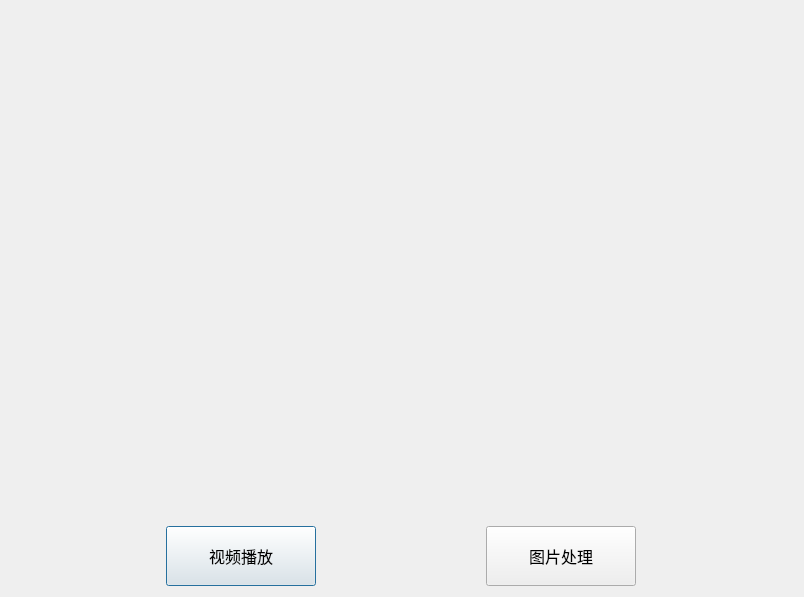
<?xml version="1.0" encoding="UTF-8"?>
<ui version="4.0">
 <class>ChoosePage</class>
 <widget class="QDialog" name="ChoosePage">
  <property name="geometry">
   <rect>
    <x>0</x>
    <y>0</y>
    <width>804</width>
    <height>597</height>
   </rect>
  </property>
  <property name="windowTitle">
   <string>Dialog</string>
  </property>
  <property name="styleSheet">
   <string notr="true"/>
  </property>
  <layout class="QGridLayout" name="myvbox">
   <property name="leftMargin">
    <number>1</number>
   </property>
   <property name="topMargin">
    <number>1</number>
   </property>
   <property name="rightMargin">
    <number>1</number>
   </property>
   <property name="bottomMargin">
    <number>1</number>
   </property>
   <property name="spacing">
    <number>1</number>
   </property>
   <item row="0" column="0">
    <layout class="QVBoxLayout" name="verticalLayout">
     <item>
      <widget class="QWidget" name="widget" native="true">
       <layout class="QVBoxLayout" name="verticalLayout_2">
        <item>
         <widget class="QLabel" name="label_ggboned">
          <property name="styleSheet">
           <string notr="true"/>
          </property>
          <property name="text">
           <string/>
          </property>
          <property name="alignment">
           <set>Qt::AlignCenter</set>
          </property>
         </widget>
        </item>
       </layout>
      </widget>
     </item>
     <item>
      <widget class="QWidget" name="widget_2" native="true">
       <property name="maximumSize">
        <size>
         <width>16777215</width>
         <height>80</height>
        </size>
       </property>
       <layout class="QHBoxLayout" name="horizontalLayout">
        <property name="leftMargin">
         <number>1</number>
        </property>
        <property name="topMargin">
         <number>1</number>
        </property>
        <property name="rightMargin">
         <number>1</number>
        </property>
        <property name="bottomMargin">
         <number>1</number>
        </property>
        <item>
         <widget class="QPushButton" name="btn_VideoChange">
          <property name="minimumSize">
           <size>
            <width>150</width>
            <height>60</height>
           </size>
          </property>
          <property name="maximumSize">
           <size>
            <width>150</width>
            <height>60</height>
           </size>
          </property>
          <property name="font">
           <font>
            <pointsize>12</pointsize>
           </font>
          </property>
          <property name="text">
           <string>视频播放</string>
          </property>
         </widget>
        </item>
        <item>
         <widget class="QPushButton" name="btn_ImgChange">
          <property name="minimumSize">
           <size>
            <width>150</width>
            <height>60</height>
           </size>
          </property>
          <property name="maximumSize">
           <size>
            <width>150</width>
            <height>60</height>
           </size>
          </property>
          <property name="font">
           <font>
            <pointsize>12</pointsize>
           </font>
          </property>
          <property name="text">
           <string>图片处理</string>
          </property>
         </widget>
        </item>
       </layout>
      </widget>
     </item>
    </layout>
   </item>
  </layout>
 </widget>
 <resources/>
 <connections/>
</ui>
